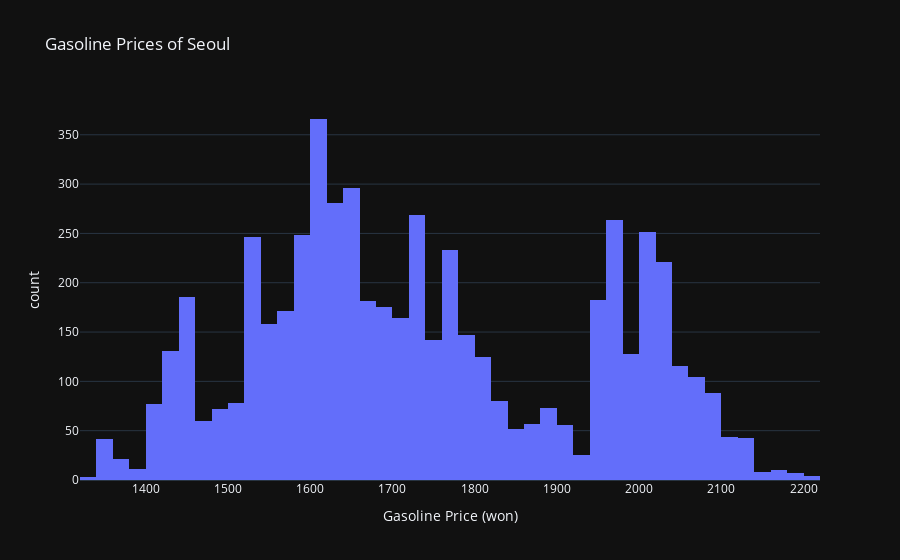

Notebook cell for this chart:
### Markdown cell above
### 3. Histogram

### Code cell
fig = px.histogram(data, x='서울', 
                   title = 'Gasoline Prices of Seoul',
                   labels = {
                  "서울" : "Gasoline Price (won)"
                   },
                   template = 'plotly_dark')
fig.show()

### Figure 1 — Plotly figure (JSON) as saved in the notebook; plotly's stock layout.template omitted (floating-point values rounded to 4 significant figures; data arrays with more than 128 entries replaced by an {"elided": "..."} marker saying what was removed)
{"data": [{"alignmentgroup": "True", "bingroup": "x", "hovertemplate": "Gasoline Price (won)=%{x}<br>count=%{y}<extra></extra>", "legendgroup": "", "marker": {"color": "#636efa", "pattern": {"shape": ""}}, "name": "", "offsetgroup": "", "orientation": "v", "showlegend": false, "type": "histogram", "x": {"elided": "5696 float values"}, "xaxis": "x", "yaxis": "y"}], "layout": {"barmode": "relative", "legend": {"tracegroupgap": 0}, "title": {"text": "Gasoline Prices of Seoul"}, "xaxis": {"anchor": "y", "domain": [0, 1], "title": {"text": "Gasoline Price (won)"}}, "yaxis": {"anchor": "x", "domain": [0, 1], "title": {"text": "count"}}}}
